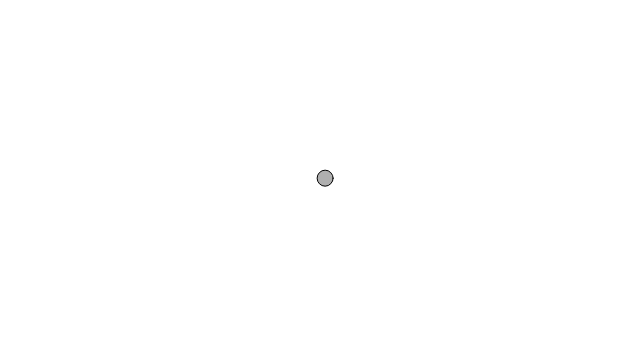
Frame 1 (no input)
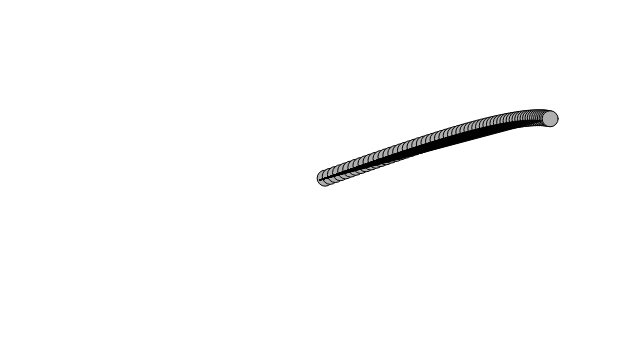
Frame 60 (no input)
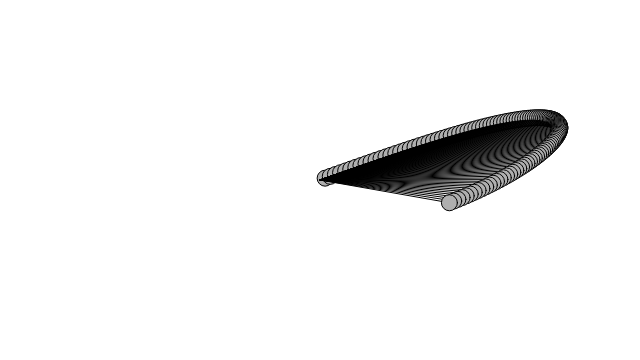
Frame 120 (the mouse pressed at the canvas centre since frame 60)

The p5.js sketch that drew these frames (run headless with seeded random() and noise() and a simulated clock; from frame 60 on, the mouse is pressed at the canvas centre):

// p5.js sketch
// ── sketch.js
function setup(){
    createCanvas(640,360);
    
    os = new Oscillator();
    
}
function draw() {
    os.oscillate();
    os.display();
}


function Oscillator()
{
    this.angle      = createVector(0, 0);
    this.velocity   = createVector(random(-0.05,0.05),random(-0.05,0.05));
    this.amplitude  = createVector(random(width/2),random(height/2));

    this.oscillate = function() {
        this.angle.add(this.velocity);
    }
    this.display = function() {
        x = sin(this.angle.x)*this.amplitude.x;
        y = sin(this.angle.y)*this.amplitude.y;
        push();
        translate(width/2,height/2);
        stroke(0);
        fill(175);
        line(0,0,x,y);
        ellipse(x,y,16,16);
        pop();
    }

}




/*function setup(){
    createCanvas(640,360);
}
function draw() {
    background(51);
    period = 120;
    amplitude = 100;
    x = amplitude * cos(TWO_PI * frameCount / period);
    stroke(255);
    fill(175);
    translate(width/2,height/2);
    line(0,0,x,0);
    ellipse(x,0,20,20);
}*/














/*angle = 0;
aVelocity = 0;
aAcceleration = 0.001;

function setup() 
{
    createCanvas(640, 460);
    background(51);
    stroke(255);
}

function draw() 
{
    background(51);
    translate(width/2,height/2);
    rotate(angle);
    line(-100,0,100,0);
    ellipse(100,0,50,50);
    ellipse(-100,0,50,50);
    
    aVelocity += aAcceleration;
    angle += aVelocity;
    angle %= 360;
}*/
